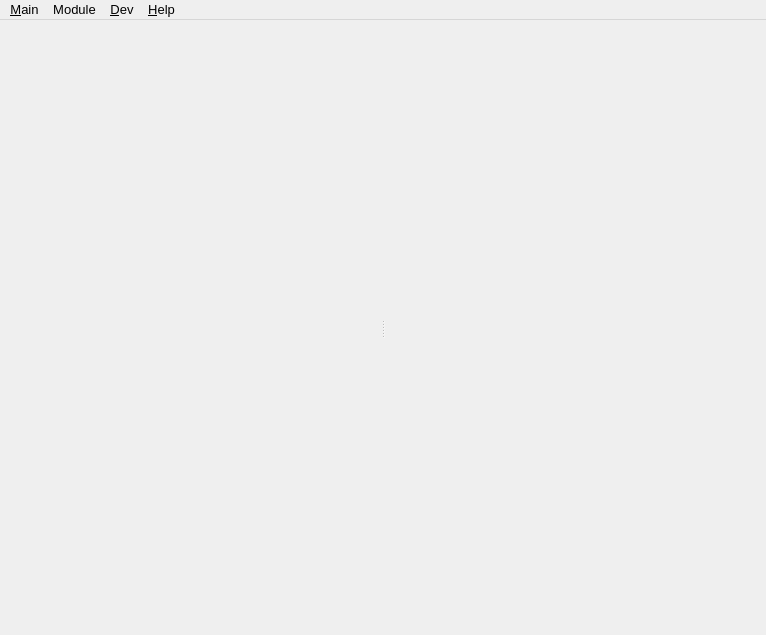
<?xml version="1.0" encoding="UTF-8"?>
<ui version="4.0">
 <class>a2MainWindow</class>
 <widget class="QMainWindow" name="a2MainWindow">
  <property name="geometry">
   <rect>
    <x>0</x>
    <y>0</y>
    <width>766</width>
    <height>635</height>
   </rect>
  </property>
  <property name="font">
   <font>
    <pointsize>10</pointsize>
   </font>
  </property>
  <property name="windowTitle">
   <string>a2</string>
  </property>
  <widget class="QWidget" name="centralwidget">
   <layout class="QVBoxLayout" name="verticalLayout">
    <property name="spacing">
     <number>0</number>
    </property>
    <property name="margin">
     <number>0</number>
    </property>
    <item>
     <widget class="QSplitter" name="splitter">
      <property name="orientation">
       <enum>Qt::Horizontal</enum>
      </property>
      <widget class="A2ModuleList" name="module_list" native="true"/>
      <widget class="A2ModuleView" name="module_view" native="true"/>
     </widget>
    </item>
   </layout>
  </widget>
  <widget class="QMenuBar" name="menubar">
   <property name="geometry">
    <rect>
     <x>0</x>
     <y>0</y>
     <width>766</width>
     <height>25</height>
    </rect>
   </property>
   <widget class="QMenu" name="menuHelp">
    <property name="title">
     <string>&amp;Help</string>
    </property>
    <addaction name="actionReport_Issue"/>
    <addaction name="actionAbout_a2"/>
    <addaction name="actionAbout_Autohotkey"/>
   </widget>
   <widget class="QMenu" name="menuDev">
    <property name="title">
     <string>&amp;Dev</string>
    </property>
    <addaction name="actionNew_Module_Dialog"/>
    <addaction name="actionEdit_module"/>
    <addaction name="actionExplore_to"/>
    <addaction name="separator"/>
    <addaction name="actionDisable_all_modules"/>
    <addaction name="actionExplore_to_a2_dir"/>
    <addaction name="separator"/>
    <addaction name="actionCreate_New_Element"/>
    <addaction name="actionBuild_A2_Package"/>
   </widget>
   <widget class="QMenu" name="menuMain">
    <property name="title">
     <string>&amp;Main</string>
    </property>
    <addaction name="actionA2_settings"/>
    <addaction name="actionRefresh_UI"/>
    <addaction name="separator"/>
    <addaction name="actionReload_a2_Runtime"/>
    <addaction name="actionLoad_a2_Runtime"/>
    <addaction name="actionUnload_a2_Runtime"/>
    <addaction name="separator"/>
    <addaction name="actionExit_a2ui"/>
   </widget>
   <widget class="QMenu" name="menuModule">
    <property name="title">
     <string>Module</string>
    </property>
    <addaction name="actionHelp_on_Module"/>
    <addaction name="actionRevert_Settings"/>
   </widget>
   <addaction name="menuMain"/>
   <addaction name="menuModule"/>
   <addaction name="menuDev"/>
   <addaction name="menuHelp"/>
  </widget>
  <action name="actionAbout_a2">
   <property name="text">
    <string>About a2</string>
   </property>
   <property name="shortcut">
    <string notr="true">F1</string>
   </property>
  </action>
  <action name="actionEdit_module">
   <property name="text">
    <string>Edit Module</string>
   </property>
  </action>
  <action name="actionDisable_all_modules">
   <property name="text">
    <string>Disable All Modules</string>
   </property>
  </action>
  <action name="actionExplore_to">
   <property name="text">
    <string>Explore to Module ...</string>
   </property>
   <property name="shortcut">
    <string notr="true">Alt+E</string>
   </property>
  </action>
  <action name="actionDev_settings">
   <property name="text">
    <string>Dev Settings ...</string>
   </property>
  </action>
  <action name="actionAbout_Autohotkey">
   <property name="text">
    <string>About Autohotkey</string>
   </property>
  </action>
  <action name="actionExplore_to_a2_dir">
   <property name="text">
    <string>Explore to a2 Dir ...</string>
   </property>
  </action>
  <action name="actionTest_restorewin">
   <property name="text">
    <string>test restoring window outside of screen</string>
   </property>
  </action>
  <action name="actionNew_module">
   <property name="text">
    <string>New Module</string>
   </property>
  </action>
  <action name="actionA2_settings">
   <property name="text">
    <string>a2 Settings</string>
   </property>
  </action>
  <action name="actionExit_a2ui">
   <property name="text">
    <string>Exit a2UI</string>
   </property>
  </action>
  <action name="actionRefresh_UI">
   <property name="text">
    <string>Refresh UI</string>
   </property>
   <property name="shortcut">
    <string>F5</string>
   </property>
  </action>
  <action name="actionReport_Issue">
   <property name="text">
    <string>Report Issue</string>
   </property>
  </action>
  <action name="actionNew_Module_Dialog">
   <property name="text">
    <string>Create New Module</string>
   </property>
   <property name="shortcut">
    <string notr="true">Ctrl+N</string>
   </property>
  </action>
  <action name="actionBuild_A2_Package">
   <property name="text">
    <string>Build A2 Package</string>
   </property>
  </action>
  <action name="actionCreate_New_Element">
   <property name="text">
    <string>Create New Element</string>
   </property>
  </action>
  <action name="actionHelp_on_Module">
   <property name="text">
    <string>Help on Module</string>
   </property>
  </action>
  <action name="actionRevert_Settings">
   <property name="text">
    <string>Revert Settings</string>
   </property>
  </action>
  <action name="actionReload_a2_Runtime">
   <property name="text">
    <string>Reload a2 Runtime</string>
   </property>
  </action>
  <action name="actionUnload_a2_Runtime">
   <property name="text">
    <string>Unload a2 Runtime</string>
   </property>
  </action>
  <action name="actionLoad_a2_Runtime">
   <property name="text">
    <string>Load a2 Runtime</string>
   </property>
  </action>
 </widget>
 <customwidgets>
  <customwidget>
   <class>A2ModuleList</class>
   <extends>QWidget</extends>
   <header>a2widget.a2module_list</header>
   <container>1</container>
  </customwidget>
  <customwidget>
   <class>A2ModuleView</class>
   <extends>QWidget</extends>
   <header>a2widget.a2module_view</header>
   <container>1</container>
  </customwidget>
 </customwidgets>
 <resources/>
 <connections/>
</ui>
